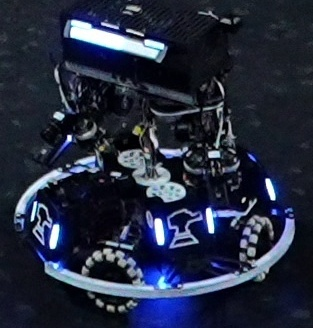
#> input picture src/rm_yolo_aim/test/b.jpg, 313 x 328 px, found by its file name
$ python armor_detector_opencv.py   (older library calls are emulated)
#> lines starting #> are read from the running program, lines starting #| are printed output that depends on the picture; after the words box and inside, x2 and y2 are one past the last pixel; in counts of white or black regions, pixels touching at a corner belong together
import cv2  # 导入 OpenCV 库
import numpy as np  # 导入 NumPy 库
import math  # 导入数学库
from loguru import logger
import time

# [12 lines left out: function time_diff, not called in this run]


def calculate_distance(point1, point2):
    x1, y1 = point1  # 解包第一个点的坐标
    x2, y2 = point2  # 解包第二个点的坐标
    # 使用距离公式计算并返回结果
    distance = math.sqrt((x2 - x1) ** 2 + (y2 - y1) ** 2)
    return distance


def adjust(w_h, angle):  # 调整矩形的函数
    (w, h) = w_h
    if w > h:  # 如果宽度大于高度
        w, h = h, w  # 交换宽度和高度
        if angle >= 0 :
            angle = angle - 90 # 调整角度，使其跟随高度
        elif angle < 0 :
            angle = angle + 90
    return (w, h), angle # 返回调整后的结果


def angle_to_slope(angle_degrees):
    angle_radians = math.radians(angle_degrees)    # 将角度转换为弧度
    slope = math.tan(angle_radians)    # 计算斜率
    return slope


def project(polygon, axis):  # 投影计算
    return np.dot(polygon, axis).min(), np.dot(polygon, axis).max()  # 计算最小值和最大值


def is_coincide(a, b):  # 检查两个多边形是否重叠
    for polygon in (a, b):  # 遍历多边形 a 和 b
        for i in range(len(polygon)):  # 遍历每个多边形的边
            p1, p2 = polygon[i], polygon[(i + 1) % len(polygon)]  # 获取边的两个端点
            normal = (p2[1] - p1[1], p1[0] - p2[0])  # 计算法向量
            min_a, max_a = project(a, normal)  # 计算多边形 a 的投影的最小值和最大值
            min_b, max_b = project(b, normal)  # 计算多边形 b 的投影的最小值和最大值
            if max_a < min_b or max_b < min_a:  # 检查是否相交
                return False  # 不相交则返回 False


class Light:  # 定义灯条类
    def __init__(self, up, down, angle, color):  # 初始化灯条的矩形和颜色
        self.cx = int(abs(up[0] - down[0]) / 2 + min(up[0], down[0]))
        self.cy = int(abs(up[1] - down[1]) / 2 + min(up[1], down[1]))
        self.height = calculate_distance(up, down)
        self.color = color  # 设置灯条颜色
        self.up = up
        self.down = down
        self.angle = angle


class Armor:  # 定义装甲板类
    def __init__(self, light1, light2, height, type):  # 初始化装甲板的矩形
        armor_cx = int(abs(light1.cx - light2.cx) / 2 + min(light1.cx, light2.cx))
        armor_cy = int(abs(light1.cy - light2.cy) / 2 + min(light1.cy, light2.cy))
        self.center = (armor_cx, armor_cy)
        self.light1_up = light1.up
        self.light1_down = light1.down
        self.light2_up = light2.up
        self.light2_down = light2.down
        self.color = light1.color  # 装甲板颜色初始化为 None
        self.height = height
        self.type = type # 1 :大装甲板, 0 :小装甲板

    def type_class(self):
        if self.color == 0:
            if self.type == 0:
                return 7
            if self.type == 1:
                return 6

        if self.color == 1:
            if self.type == 0:
                return 1
            if self.type == 1:
                return 0


class ArmorDetector:  # 定义检测器类
    def __init__(self, detect_color, display_mode, binary_val, light_params, color_params):  # 初始化检测器
        self.img = None
        self.img_binary = None
        self.img_draw = None
        self.lights = []  # 存储灯条列表
        self.armors = []  # 存储装甲板列表
        self.armors_dict = {}  # 存储装甲板信息的字典
        self.binary_val = binary_val  # 二值化阈值
        self.color = detect_color  # 颜色模式
        self.display_mode = display_mode # 显示模式
        self.light_params = light_params  # 灯条参数
        self.armor_color = color_params["armor_color"]  # 装甲板颜色映射
        self.light_color = color_params["light_color"]  # 灯条颜色映射
        self.light_dot = color_params["light_dot"]  # 灯条中心点颜色映射


    def process(self, img):  # 处理图像的函数
        self.img = img
        _, self.img_binary = cv2.threshold(cv2.cvtColor(self.img, cv2.COLOR_BGR2GRAY), self.binary_val, 255, cv2.THRESH_BINARY)  # 二值化处理
        return self.img_binary


    def find_lights(self, img_binary):  # 查找灯条的函数
        lights = []
        is_lights = []
        is_lights_flited = []
        contours, _ = cv2.findContours(img_binary, cv2.RETR_EXTERNAL, cv2.CHAIN_APPROX_SIMPLE)  # 查找轮廓

        for contour in contours:
            if cv2.contourArea(contour) >= self.light_params["light_area_min"]:
                center, w_h, angle = cv2.minAreaRect(contour)
                w_h, angle = adjust(w_h, angle)
                if angle >= self.light_params["light_angle_min"] and angle <= self.light_params["light_angle_max"]:
                    rect = center, w_h, angle
                    is_lights.append(rect)

        for is_light in is_lights:  # 遍历所有光源
            is_overlapping = False  # 标记当前光源是否与其他光源重叠
            for other_is_light in is_lights:  # 遍历所有光源
                if is_light != other_is_light:  # 确保不是同一个光源
                    # 获取其他光源的边界框点并转换为整数# 检查是否重叠# 获取当前光源的边界框点并转换为整数
                    if is_coincide(cv2.boxPoints(is_light).astype(int), cv2.boxPoints(other_is_light).astype(int)):
                        is_overlapping = True  # 设置为重叠标记
                        break  # 找到重叠后跳出内层循环
            if not is_overlapping:  # 如果没有重叠
                is_lights_flited.append(is_light)  # 添加到不重叠的灯条列表中

        for rect in is_lights_flited:  # 遍历过滤后的灯条
            box = cv2.boxPoints(rect).astype(int)  # 获取旋转矩形的四个点

            right_up_x, right_up_y = box[0]       # 通过角点裁剪出对应的区域
            left_up_x, left_up_y = box[3]

            up_x = int(abs(right_up_x - left_up_x) / 2 + min(right_up_x, left_up_x))
            up_y = int(abs(right_up_y - left_up_y) / 2 + min(right_up_y, left_up_y))
            up = (up_x, up_y)

            right_down_x, right_down_y = box[1]
            left_down_x, left_down_y = box[2]

            down_x = int((abs(right_down_x - left_down_x) / 2 + min(right_down_x, left_down_x)))
            down_y = int((abs(right_down_y - left_down_y) / 2 + min(right_down_y, left_down_y)))
            down = (down_x, down_y)

            length = int(np.sqrt((down_x - up_x) ** 2 + (down_y - up_y) ** 2))            # 计算线段的长度

            roi = np.zeros((1, length, 3), dtype=np.uint8)            # 创建一个新图像以存储裁剪的线段像素

            for i in range(length):            # 计算线段上的每个像素
                t = i / length  # 计算比例
                current_x = int(up_x + (down_x - up_x) * t)
                current_y = int(up_y + (down_y - up_y) * t)

                if 0 <= current_x < self.img.shape[1] and 0 <= current_y < self.img.shape[0]:                # 添加边界检查
                    roi[0, i] = self.img[current_y, current_x]  # 保存像素值

            sum_r, sum_b = np.sum(roi[:, :, 2]), np.sum(roi[:, :, 0])  # 计算红色和蓝色的总和

            if self.color in [1, 2] and sum_b > sum_r * self.light_params["light_blue_ratio"]:  # 根据模式识别颜色
                light_blue = Light(up, down, rect[2], 1)  # 创建蓝色灯条对象
                lights.append(light_blue)  # 添加蓝色灯条

            elif self.color in [0, 2] and sum_r > sum_b * self.light_params["light_red_ratio"]:  # 根据模式识别颜色
                light_red = Light(up, down, rect[2], 0)  # 创建红色灯条对象
                lights.append(light_red)  # 添加红色灯条

        self.lights = lights

        return self.lights

    def is_close(self, light1, light2, light_params):  # 检查两个矩形是否接近则返回一个高度
        if abs(light1.cy - light2.cy) < light_params["cy_tol"]:
            height = max(light1.height, light2.height)
            distance = calculate_distance((light1.cx, light1.cy), (light2.cx, light2.cy))
            if distance > height :
                if distance < height * self.light_params["height_multiplier"]:
                    return 0, height # first small armor
                elif distance < height * 1.86 * self.light_params["height_multiplier"]:
                    return 1, height # last large armor

        if abs(light1.height - light2.height) <= light_params["height_tol"]:  # 判断高差
            angle_diff = abs(light1.angle - light2.angle)  # 计算角度差
            if angle_diff <= light_params["light_angle_tol"]:  # 判断角度差是否在容忍范围内
                light1_angle = math.degrees(math.atan2(light1.up[1]- light1.down[1], light1.up[0] - light1.down[0]))  # 计算连线角度
                light2_angle = math.degrees(math.atan2(light2.up[1]- light2.down[1], light2.up[0] - light2.down[0]))  # 计算连线角度
                line_angle = math.degrees(math.atan2(light1.cy - light2.cy, light1.cx - light2.cx))  # 计算连线角度

                slope1 = angle_to_slope(light1_angle)                # 计算斜率
                slope2 = angle_to_slope(light2_angle)
                slope_line = angle_to_slope(line_angle)

                if abs(slope1 * slope_line + 1) < light_params["vertical_discretization"] or abs(slope2 * slope_line + 1) < light_params["vertical_discretization"]:
                    height = max(light1.height, light2.height)
                    distance = calculate_distance((light1.cx, light1.cy), (light2.cx, light2.cy))
                    if distance > height :
                        if distance < height * self.light_params["height_multiplier"]:
                            return 0, height # first small armor
                        elif distance < height * 1.86 * self.light_params["height_multiplier"]:
                            return 1, height # last large armor

        return None, None # 不满足条件则返回 None


    def is_armor(self, lights):  # 检查是否为装甲板的函数
        armors = []
        processed_indices = set()  # 用于存储已处理的矩形索引
        lights_count = len(lights)  # 存储列表长度，避免重复计算

        for i in range(lights_count):  # 遍历所有灯条
            if i in processed_indices:  # 如果该矩形已处理，跳过
                continue

            light = lights[i]  # 取出当前灯条

            for j in range(lights_count) :
                if j != i and j not in processed_indices and lights[j].color == light.color :  # 如果找到接近的灯条
                    type, height = self.is_close(light, lights[j], self.light_params)
                    if height is not None :
                        armor = Armor(light, lights[j], height, type)  # 创建装甲板对象
                        armors.append(armor)  # 添加装甲板到列表
                        processed_indices.update([i] + [j])  # 将已处理的矩形索引添加到 processed_indices 中
        self.armors = armors
        return self.armors

    def id_armor(self):  # 为装甲板分配 ID 的函数
        armors_dict = {}
        img_height, img_width = self.img.shape[:2]

        for armor in self.armors:  # 遍历所有装甲板矩形
            center = armor.center

            center_x = int(center[0] - (img_width / 2))
            center_y = -int(center[1] - (img_height / 2)) # 图片的y轴和准星的y轴是反的

            armors_dict[center_x] = {  # 添加装甲板信息到字典
                "class_id": armor.type_class(),  # 添加 armor_id
                "height": armor.height,  # 添加高度
                "center": [center_x, center_y]  # 添加中心点
            }
        self.armors_dict = armors_dict
        return armors_dict


    def find_armor(self):  # 查找装甲板的函数
        self.is_armor(self.lights)  # 查找装甲板
        armors_dict = self.id_armor()  # 为装甲板分配 ID
        return armors_dict


    def draw_lights(self, img):  # 绘制灯条的函数
        for light in self.lights:  # 遍历灯条
            # 绘制直线
            cv2.line(img, light.up, light.down, self.light_color[light.color], 1)
            # 绘制中心点
            cv2.circle(img, (light.cx, light.cy), 1, self.light_dot[light.color], -1)  # 5是半径，-1表示填充
        return img


    def draw_armors(self, img):  # 绘制装甲板的函数
        for armor in self.armors:  # 遍历装甲板
            center = armor.center
            img_height, img_width = self.img.shape[:2]
            center_x = int(center[0] - (img_width / 2))
            center_y = -int(center[1] - (img_height / 2)) # 图片的y轴和准星的y轴是反的
            cv2.line(img, armor.light1_up, armor.light2_down, self.armor_color[armor.color], 1)
            cv2.line(img, armor.light2_up, armor.light1_down, self.armor_color[armor.color], 1)
            cv2.putText(img, f"({center_x}, {center_y})", (center[0], center[1]),  # 在图像上标记坐标
                        cv2.FONT_HERSHEY_SIMPLEX, 0.5, (120, 255, 255), 2)  # 绘制文本
        return img


    def draw_img(self):
        self.draw = self.img.copy()
        self.draw = self.draw_armors(self.draw)  # 绘制装甲板
        self.draw = self.draw_lights(self.draw)  # 绘制灯条
        return self.draw


    # [37 lines left out: function undistort_image, not called in this run]


    def display(self):
        if self.display_mode == 1 :
            return self.img_binary, None
        elif self.display_mode == 2 :
            self.draw = self.draw_img()
            return self.img_binary, self.draw
        elif self.display_mode == 0 :
            return None, None
        else:
            print("Invalid display mode")
            return None, None


    def detect_armor(self, frame = None):  # 检测函数
        if frame is not None :
            frame_binary = self.process(frame)  # 处理图像
            self.find_lights(frame_binary)  # 查找灯条
            armors_dict = self.find_armor()  # 查找装甲板
            return armors_dict
        else :
            return self.armors_dict


if __name__ == "__main__":  # 主程序入口
    # 模式参数字典
    detect_color =  2  # 颜色参数 0: 识别红色装甲板, 1: 识别蓝色装甲板, 2: 识别全部装甲板
    display_mode = 2 # 显示模式 0: 不显示, 1: 显示二值化图, 2: 显示二值化图和结果图像
    # 图像参数字典
    binary_val = 225
    light_params = {
        "light_area_min": 5,  # 最小灯条面积
        "light_angle_min": -35,  # 最小灯条角度
        "light_angle_max": 35,  # 最大灯条角度
        "light_red_ratio": 1,
        "light_blue_ratio": 1,
        "light_angle_tol": 7,  # 灯条角度容差
        "vertical_discretization": 2.1,  # 垂直离散
        "height_tol": 10,  # 高度容差
        "cy_tol": 5,  # 中心点的y轴容差
        "height_multiplier": 2.7,
    }
    # 颜色参数字典
    color_params = {
        "armor_color": {1: (255, 255, 0), 0: (128, 0, 128)},  # 装甲板颜色映射
        "light_color": {1: (200, 71, 90), 0: (0, 100, 255)},  # 灯条颜色映射
        "light_dot": {1: (0, 0, 255), 0: (255, 0, 0)}  # 灯条中心点颜色映射
    }
    detector = ArmorDetector(detect_color, display_mode, binary_val, light_params, color_params)  # 创建检测器对象
    info = detector.detect_armor(cv2.resize(cv2.imread('src/rm_yolo_aim/test/b.jpg'), (640, 480)))  # 读取图像并进行检测
#> in process, `self.img = img`:
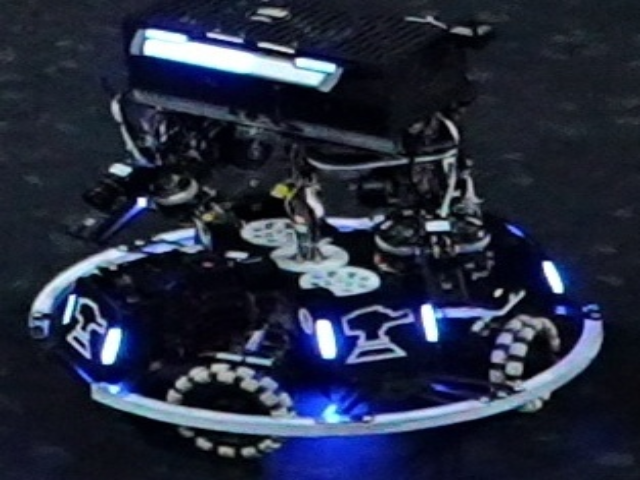
#> self.img: shape (480, 640, 3); mean B, G, R 62.3, 43, 36.8
#> in process, `_, self.img_binary = cv2.threshold(cv2.cvtColor(self.img, cv2.COLOR_BG..`:
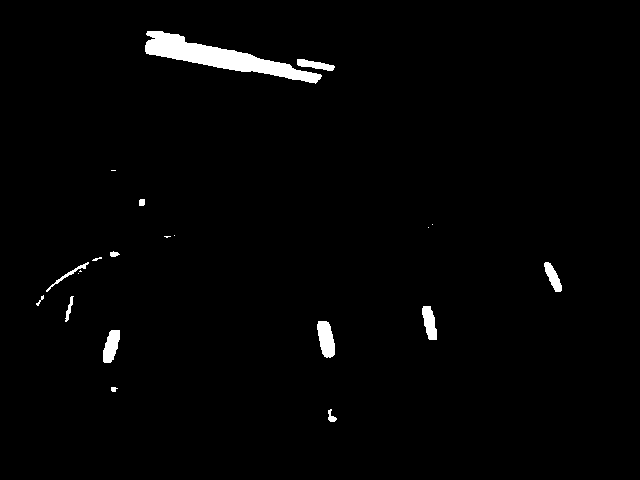
#> self.img_binary: shape (480, 640); 1.7% white; 21 white regions (7 under 20 px)
#> in find_lights, `contours, _ = cv2.findContours(img_binary, cv2.RETR_EXTERNAL, cv2.CHAI..`: contours = 21 contours, 10 with area under 20; largest, box (x1, y1, x2, y2) and area: (145, 31, 322, 84) 2906, (317, 321, 335, 358) 442, (103, 330, 120, 363) 346, (422, 306, 437, 340) 306, (544, 262, 562, 292) 236
#> the loop in find_lights, `for contour in contours:` made 21 passes
#> (angle, w in adjust, h in adjust, rect) on passes 1, 3, 4, 5, 6, 10, 18: (-29.05, 7.48, 12.53, ((330.5, 415.8), (7.48, 12.53), -29.05)), (15.95, 12.91, 34.89, ((110.9, 345.8), (12.91, 34.89), 15.95)), (-10.3, 14.31, 37.57, ((325.9, 338.6), (14.31, 37.57), -10.3)), (-10.3, 11.27, 34.79, ((429.3, 322.5), (11.27, 34.79), -10.3)), (14.04, 4.12, 26.19, ((68.76, 308.4), (4.12, 26.19), 14.04)), (-26.57, 9.39, 32.65, ((552.5, 276.5), (9.39, 32.65), -26.57)), (0, 5, 6, ((141.5, 202), (5, 6), 0))
#> after the loop in find_lights, `for contour in contours:`: is_lights = 7 items
#> the loop in find_lights, `for is_light in is_lights:` made 7 passes
#> is_light on passes 1 to 7: ((330.5, 415.8), (7.48, 12.53), -29.05), ((110.9, 345.8), (12.91, 34.89), 15.95), ((325.9, 338.6), (14.31, 37.57), -10.3), ((429.3, 322.5), (11.27, 34.79), -10.3), ((68.76, 308.4), (4.12, 26.19), 14.04), ((552.5, 276.5), (9.39, 32.65), -26.57), ((141.5, 202), (5, 6), 0)
#> the loop in find_lights, `for rect in is_lights_flited:` made 7 passes
#> (rect, box, right_up_x, right_up_y, left_up_x, left_up_y, up_x, up_y) on passes 1 to 3: (((330.5, 415.8), (7.48, 12.53), -29.05), [[330, 423], [324, 412], [330, 408], [336, 419]], 330, 423, 336, 419, 333, 421), (((110.9, 345.8), (12.91, 34.89), 15.95), [[99, 360], [109, 327], [121, 330], [112, 364]], 99, 360, 112, 364, 105, 362), (((325.9, 338.6), (14.31, 37.57), -10.3), [[322, 358], [315, 321], [329, 318], [336, 355]], 322, 358, 336, 355, 329, 356)
#> in is_armor, `lights_count = len(lights)`: lights_count = 7
#> the loop in is_armor, `for i in range(lights_count):` made 7 passes
#> after the loop in is_armor, `for i in range(lights_count):`: armors = 2 items; processed_indices = 4 items
#> in is_armor, `self.armors = armors`: self.armors = 2 items
#> the loop in id_armor, `for armor in self.armors:` made 2 passes
#> (center, center_x, center_y) on passes 1 to 2: ((89, 326), -231, -86), ((376, 329), 56, -89)
#> info = 2 items
    bin, img = detector.display()  # 显示图像
#> the loop in draw_armors, `for armor in self.armors:` made 2 passes
#> (center, img_height, img_width, center_x, center_y) on passes 1 to 2: ((89, 326), 480, 640, -231, -86), ((376, 329), 480, 640, 56, -89)
#> the loop in draw_lights, `for light in self.lights:` made 7 passes
#> after the loop in draw_lights, `for light in self.lights:`:
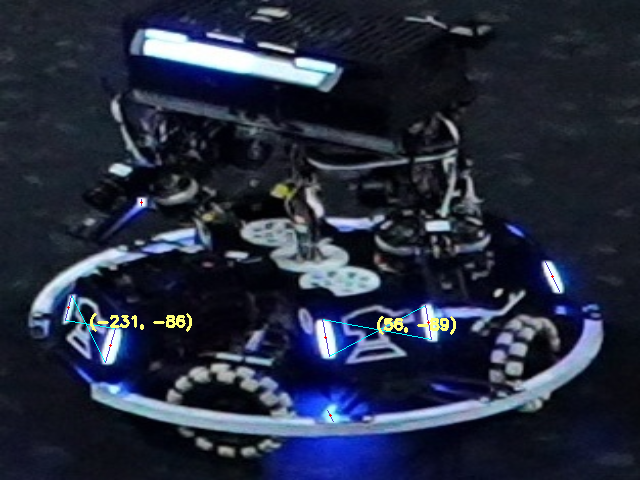
#> img: shape (480, 640, 3); mean B, G, R 62.5, 43.8, 37.4
    cv2.namedWindow('result', cv2.WINDOW_NORMAL)
    cv2.imshow('bin', bin)
    cv2.imshow('result', img)
    logger.info(info) # 打印检测结果
    cv2.waitKey(0)  # 等待按键
    cv2.destroyAllWindows()  # 关闭所有窗口

$ run again, with src/rm_yolo_aim/test/rb.jpeg copied over src/rm_yolo_aim/test/b.jpg
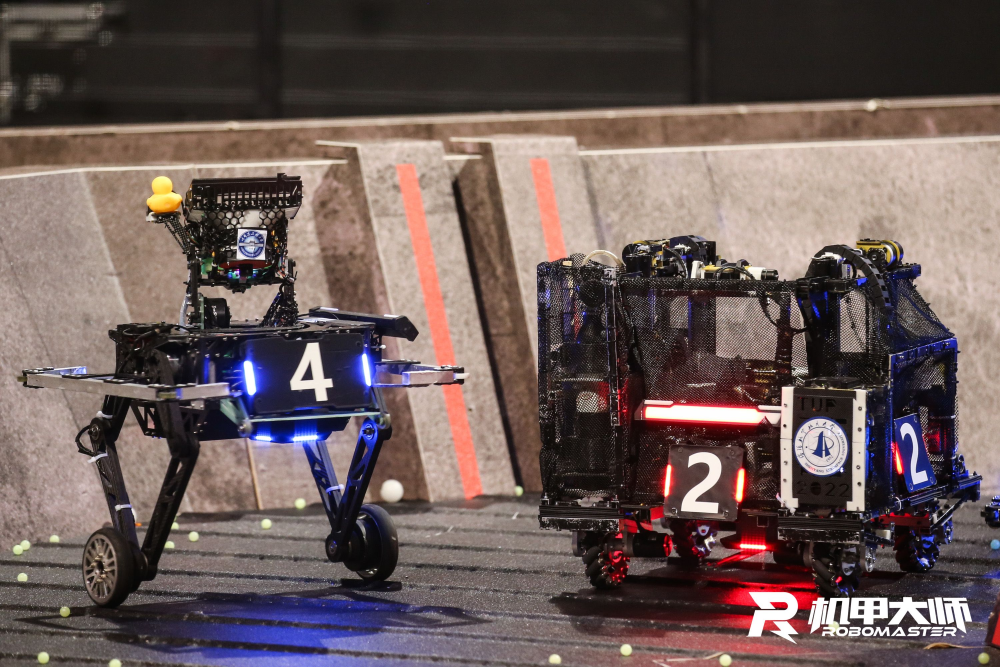
#> input picture src/rm_yolo_aim/test/rb.jpeg, 3000 x 2000 px, found by its file name (shown at 1/3 size)
#> in process, `_, self.img_binary = cv2.threshold(cv2.cvtColor(self.img, cv2.COLOR_BG..`:
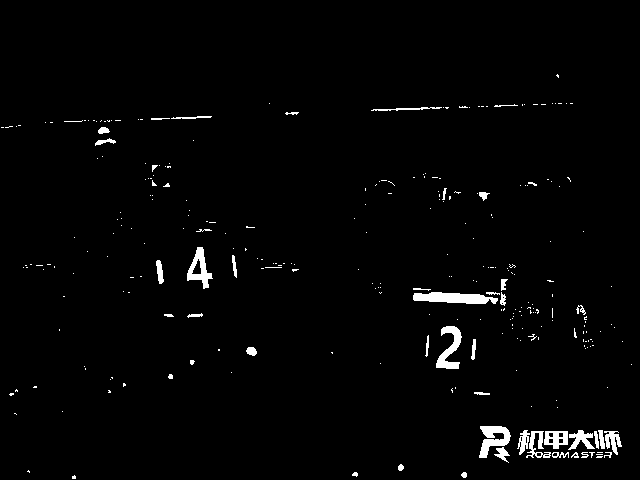
#> self.img_binary: shape (480, 640); 1.9% white; 286 white regions (242 under 20 px)
#> contours = 286 contours, 256 with area under 20; largest, box (x1, y1, x2, y2) and area: (413, 292, 498, 304) 632, (187, 247, 213, 289) 481, (479, 426, 511, 458) 462, (436, 326, 462, 369) 448, (544, 431, 568, 449) 312
#> the loop in find_lights, `for contour in contours:` made 286 passes
#> (contour, center, angle, w in adjust, h in adjust) on pass 6: ([[597, 456], [596, 457], [601, 457], [602, 456]], (599, 456.5), -90, 1, 6)
#> after the loop in find_lights, `for contour in contours:`: is_lights = 16 items
#> the loop in find_lights, `for is_light in is_lights:` made 16 passes
#> is_light on passes 1 to 8: ((612.9, 442.1), (14.96, 24.82), -9.46), ((596.2, 439.5), (3.22, 17.36), -7.13), ((538, 444), (24, 26), 0), ((601.3, 439), (4.24, 18.67), -8.13), ((523.2, 442), (9.81, 25.1), 11.31), ((473.3, 349), (3.35, 20.19), 5.19), ((427, 345.5), (2.33, 21.09), 4.76), ((574.2, 332.7), (1.94, 9.22), -14.04)
#> the loop in find_lights, `for rect in is_lights_flited:` made 16 passes
#> (rect, box, right_up_x, right_up_y, left_up_x, left_up_y, up_x, up_y) on passes 1 to 3: (((612.9, 442.1), (14.96, 24.82), -9.46), [[607, 455], [603, 431], [618, 428], [622, 453]], 607, 455, 622, 453, 614, 454), (((596.2, 439.5), (3.22, 17.36), -7.13), [[595, 448], [593, 431], [596, 430], [598, 447]], 595, 448, 598, 447, 596, 447), (((538, 444), (24, 26), 0), [[526, 457], [526, 431], [550, 431], [550, 457]], 526, 457, 550, 457, 538, 457)
#> the loop in id_armor, `for armor in self.armors:` made 3 passes
#> the loop in draw_armors, `for armor in self.armors:` made 3 passes
#> the loop in draw_lights, `for light in self.lights:` made 16 passes
#> after the loop in draw_lights, `for light in self.lights:`:
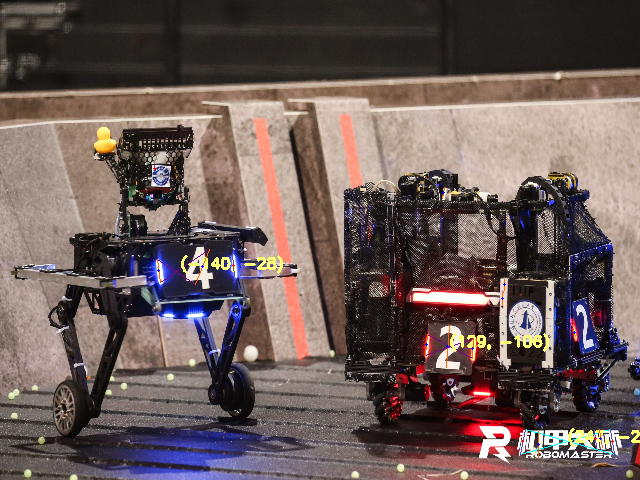
#> img: shape (480, 640, 3); mean B, G, R 88.4, 91.1, 107.2
